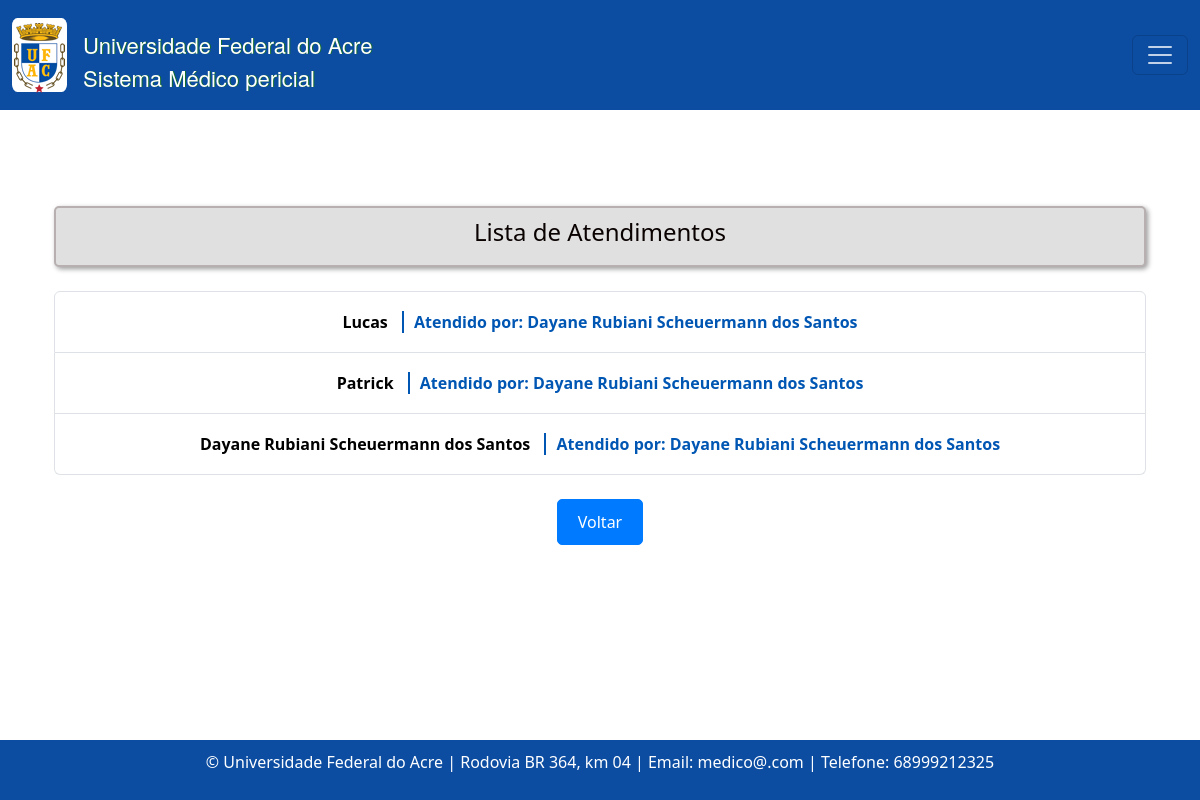
/atendimentos/, run on an earlier commit of the app's database.
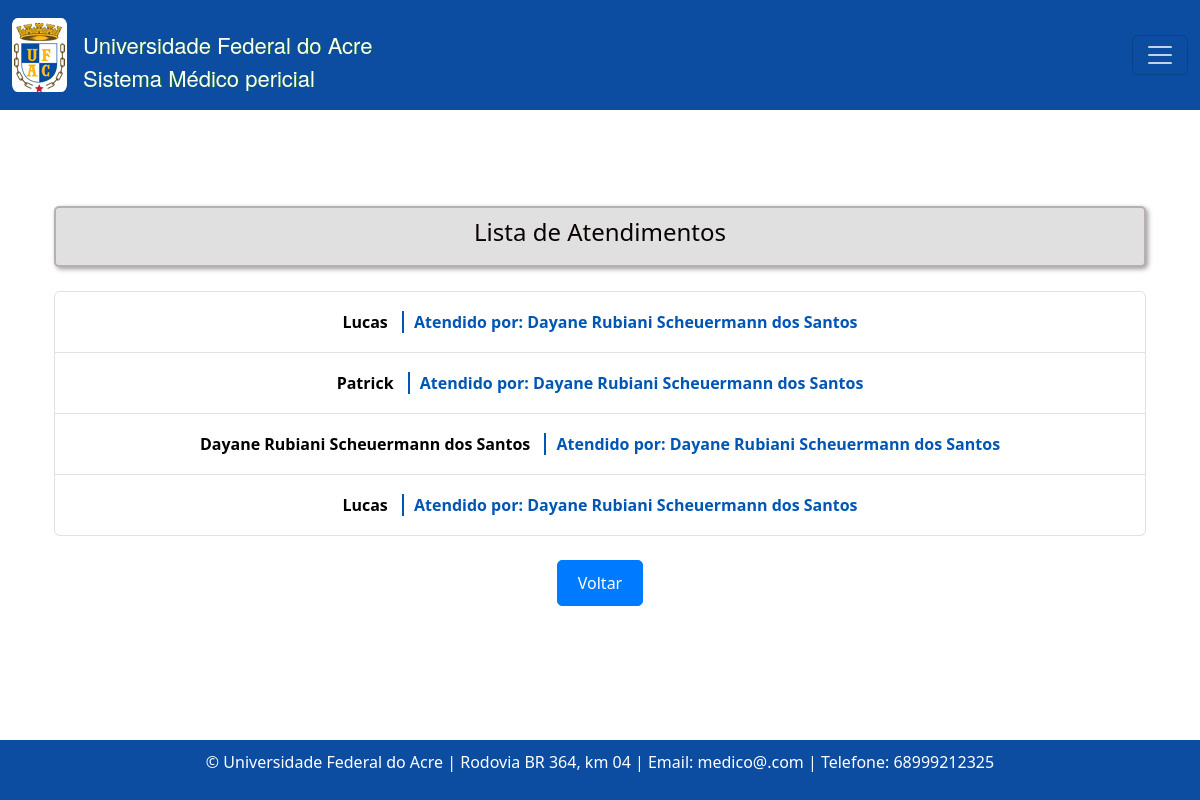
And on a later commit of the database.
### consulta/models.py (models this page shows, shortened)
class Atendimento(models.Model):
    agendamento = models.OneToOneField('Agendamento', on_delete=models.CASCADE)
    anamnese = models.TextField()
    exame_fisico = models.TextField()
    exames_complementares = models.TextField()
    pdf_exames = models.FileField(upload_to='exames_pdfs/', null=True, blank=True)
    diagnostico = models.TextField()
    conduta = models.TextField()
    @property
    def profissional_saude(self):
        return self.agendamento.profissional_saude

class Agendamento(models.Model):
    TURNO_CHOICES = [
        ('manha', 'Manhã'),
        ('tarde', 'Tarde'),
    ]
    status_atendimento = models.CharField(max_length=20, choices=[
        ('confirmado', 'Confirmado'),
        ('ausente', 'Ausente'),
        ('pendente', 'Pendente'),
    ], default='pendente')
    paciente = models.ForeignKey(Paciente, on_delete=models.CASCADE)
    profissional_saude = models.ForeignKey(Profissionaldasaude, on_delete=models.CASCADE)
    data_agendamento = models.DateTimeField()
    turno = models.CharField(max_length=10, choices=TURNO_CHOICES)
    prioridade_atendimento = models.BooleanField(default=False)
    justificativa_cancelamento = models.TextField(blank=True, null=True)

class Paciente(models.Model):
    nome = models.CharField(max_length=100)
    data_nascimento = models.DateField()
    email = models.EmailField()
    rg = models.CharField(max_length=20)
    cpf = models.CharField(max_length=14)
    sexo = models.CharField(max_length=1, choices=[('M', 'Masculino'), ('F', 'Feminino')])
    matricula = models.CharField(max_length=20)
    TIPO_PACIENTE_CHOICES = [
        ('Aluno', 'Aluno'),
        ('Servidor', 'Servidor'),
        ('Outro', 'Outro'),
    ]
    tipo_paciente = models.CharField(max_length=20, choices=TIPO_PACIENTE_CHOICES)
    cargo_funcao = models.CharField(max_length=50, default='', blank=True, null=True,)
    cep = models.CharField(max_length=9)
    cidade = models.CharField(max_length=50)
    bairro = models.CharField(max_length=50, default='')
    uf = models.CharField(max_length=2)
    numero = models.CharField(max_length=10)
    ddd_telefone = models.CharField(max_length=3)
    complemento = models.CharField(max_length=100, blank=True, null=True, default='')  # Adicionando o valor padrão aqui

class Profissionaldasaude(models.Model):
    usuario = models.ForeignKey(User,models.SET_NULL,blank=True,null=True,)
    nome = models.CharField(max_length=100)
    data_nascimento = models.DateField()
    email = models.EmailField()
    rg = models.CharField(max_length=20)
    cpf = models.CharField(max_length=14)
    sexo = models.CharField(max_length=1, choices=[('M', 'Masculino'), ('F', 'Feminino')]) #O parâmetro choices em um campo CharField ou IntegerField é usado para fornecer uma lista de escolhas para esse campo
    identificacao_unica = models.CharField(max_length=50, default='')
    cep = models.CharField(max_length=9)
    cidade = models.CharField(max_length=50)
    bairro = models.CharField(max_length=50, default='')
    uf = models.CharField(max_length=2)
    numero = models.CharField(max_length=10)
    ddd_telefone = models.CharField(max_length=10)
    complemento = models.CharField(max_length=100, blank=True, null=True, default='') # blank=True, null=True é pra dizer que não é obrigatorio
    area = models.CharField(max_length=50, default='')
    unidade_siass = models.CharField(max_length=50, default='')
    formacao = models.CharField(max_length=20)
    conselho = models.CharField(max_length=20)
    registro = models.CharField(max_length=20)

### consulta/views.py (the view)
# urls.py: path('atendimentos/', lista_atendimentos, name='listaAtendimentos'),
def lista_atendimentos(request):
    atendimentos = Atendimento.objects.all()
    return render(request, 'consultas/lista_atendimentos.html', {'atendimentos': atendimentos})

### templates/consultas/lista_atendimentos.html (shortened to what this page needs)
{% extends "base.html" %}
{% load static %}
{% block content %}
  <div class="container mt-5">
    <div class="text-center mb-4 custom-title">
      <h4>Lista de Atendimentos</h4>
    </div>
    <ul class="list-group custom-list">
      {% for atendimento in atendimentos %}
        <li class="list-group-item">
          <a href="{% url 'visualizarAtendimento' atendimento.id %}" class="atendimento-link">
            {{ atendimento.agendamento.paciente.nome }}
            {% if atendimento.profissional_saude %}
              <span class="profissional-text">Atendido por: {{ atendimento.profissional_saude.nome }}</span>
            {% endif %}
          </a>
        </li>
      {% endfor %}
    </ul>
    <div class="text-center mt-4">
      <a href="{% url 'home' %}" class="btn btn-primary">Voltar</a>
    </div>
  </div>
{% endblock %}

What changed in the data, as far as the page shows it:
added Atendimento: agendamento.paciente.nome "Lucas", profissional_saude.nome "Dayane Rubiani Scheuermann dos Santos"
